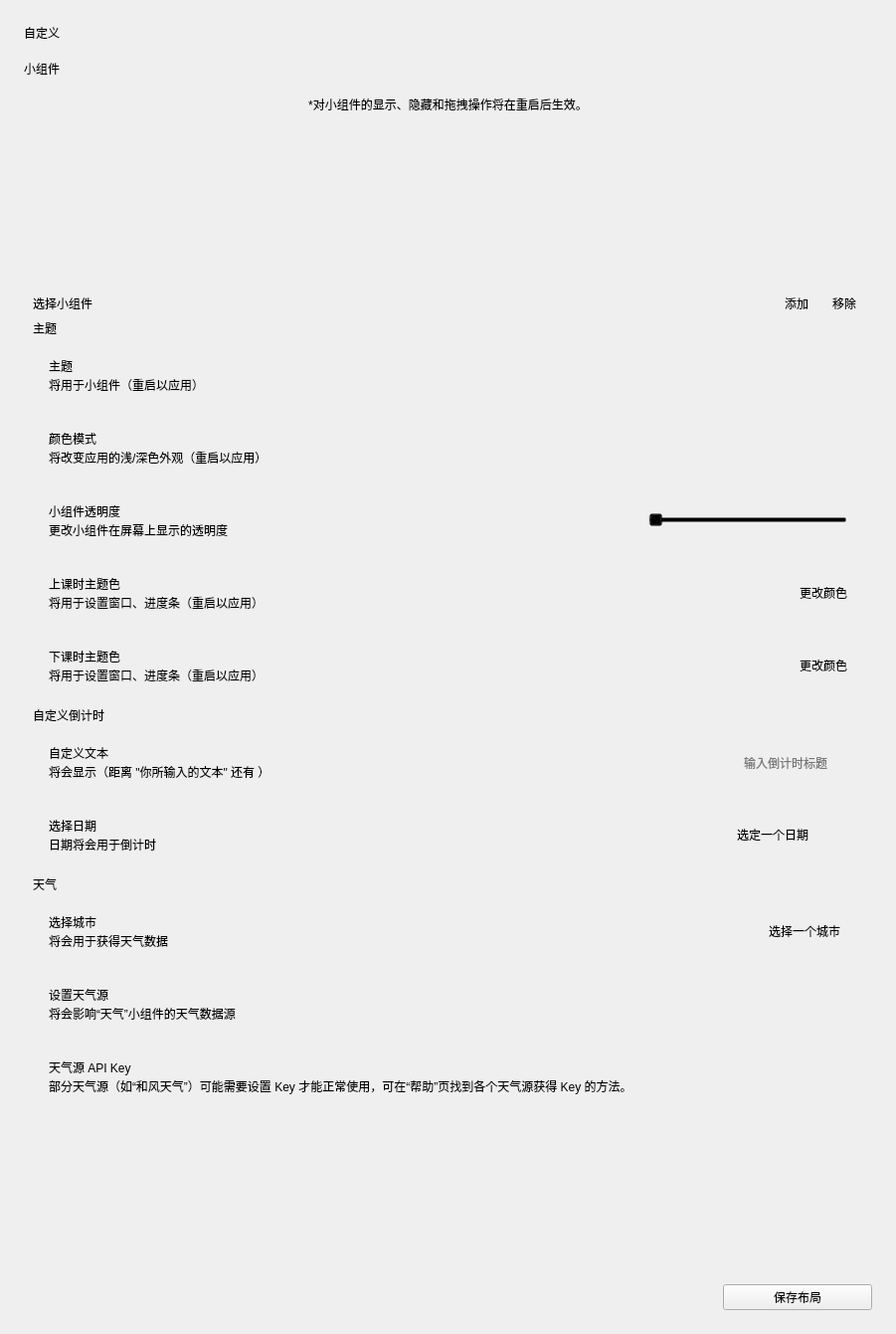
<?xml version="1.0" encoding="UTF-8"?>
<ui version="4.0">
 <class>Form</class>
 <widget class="QWidget" name="Form">
  <property name="geometry">
   <rect>
    <x>0</x>
    <y>0</y>
    <width>901</width>
    <height>1341</height>
   </rect>
  </property>
  <property name="windowTitle">
   <string>Form</string>
  </property>
  <layout class="QVBoxLayout" name="verticalLayout_2">
   <property name="spacing">
    <number>18</number>
   </property>
   <property name="leftMargin">
    <number>24</number>
   </property>
   <property name="topMargin">
    <number>24</number>
   </property>
   <property name="rightMargin">
    <number>24</number>
   </property>
   <property name="bottomMargin">
    <number>24</number>
   </property>
   <item>
    <widget class="TitleLabel" name="TitleLabel">
     <property name="text">
      <string>自定义</string>
     </property>
    </widget>
   </item>
   <item>
    <widget class="SubtitleLabel" name="SubtitleLabel">
     <property name="text">
      <string>小组件</string>
     </property>
    </widget>
   </item>
   <item>
    <layout class="QHBoxLayout" name="widgets_preview">
     <property name="spacing">
      <number>0</number>
     </property>
     <property name="sizeConstraint">
      <enum>QLayout::SetFixedSize</enum>
     </property>
    </layout>
   </item>
   <item>
    <widget class="CaptionLabel" name="CaptionLabel_3">
     <property name="text">
      <string>*对小组件的显示、隐藏和拖拽操作将在重启后生效。</string>
     </property>
     <property name="alignment">
      <set>Qt::AlignCenter</set>
     </property>
    </widget>
   </item>
   <item>
    <widget class="SmoothScrollArea" name="SmoothScrollArea">
     <property name="styleSheet">
      <string notr="true">background: transparent; border: none</string>
     </property>
     <property name="widgetResizable">
      <bool>true</bool>
     </property>
     <widget class="QWidget" name="scrollAreaWidgetContents">
      <property name="geometry">
       <rect>
        <x>0</x>
        <y>0</y>
        <width>853</width>
        <height>1082</height>
       </rect>
      </property>
      <layout class="QVBoxLayout" name="verticalLayout_9">
       <item>
        <widget class="ListWidget" name="widgets_list">
         <property name="sizePolicy">
          <sizepolicy hsizetype="Expanding" vsizetype="MinimumExpanding">
           <horstretch>0</horstretch>
           <verstretch>0</verstretch>
          </sizepolicy>
         </property>
         <property name="sizeAdjustPolicy">
          <enum>QAbstractScrollArea::AdjustToContents</enum>
         </property>
         <property name="dragDropMode">
          <enum>QAbstractItemView::DragDrop</enum>
         </property>
         <property name="defaultDropAction">
          <enum>Qt::MoveAction</enum>
         </property>
        </widget>
       </item>
       <item>
        <layout class="QHBoxLayout" name="horizontalLayout_3">
         <property name="spacing">
          <number>10</number>
         </property>
         <item>
          <widget class="BodyLabel" name="BodyLabel">
           <property name="sizePolicy">
            <sizepolicy hsizetype="Maximum" vsizetype="Preferred">
             <horstretch>0</horstretch>
             <verstretch>0</verstretch>
            </sizepolicy>
           </property>
           <property name="text">
            <string>选择小组件</string>
           </property>
          </widget>
         </item>
         <item>
          <widget class="ComboBox" name="widgets_combo">
           <property name="sizePolicy">
            <sizepolicy hsizetype="Expanding" vsizetype="Fixed">
             <horstretch>0</horstretch>
             <verstretch>0</verstretch>
            </sizepolicy>
           </property>
          </widget>
         </item>
         <item>
          <spacer name="horizontalSpacer">
           <property name="orientation">
            <enum>Qt::Horizontal</enum>
           </property>
           <property name="sizeHint" stdset="0">
            <size>
             <width>40</width>
             <height>20</height>
            </size>
           </property>
          </spacer>
         </item>
         <item>
          <widget class="PrimaryPushButton" name="add_widget">
           <property name="text">
            <string>  添加  </string>
           </property>
          </widget>
         </item>
         <item>
          <widget class="PushButton" name="remove_widget">
           <property name="text">
            <string>  移除  </string>
           </property>
          </widget>
         </item>
        </layout>
       </item>
       <item>
        <layout class="QVBoxLayout" name="verticalLayout_3">
         <property name="spacing">
          <number>3</number>
         </property>
         <item>
          <widget class="SubtitleLabel" name="SubtitleLabel_2">
           <property name="text">
            <string>主题</string>
           </property>
           <property name="pixelFontSize" stdset="0">
            <number>18</number>
           </property>
          </widget>
         </item>
         <item>
          <widget class="CardWidget" name="CardWidget_4">
           <property name="minimumSize">
            <size>
             <width>0</width>
             <height>70</height>
            </size>
           </property>
           <layout class="QHBoxLayout" name="horizontalLayout_4">
            <property name="leftMargin">
             <number>16</number>
            </property>
            <property name="topMargin">
             <number>16</number>
            </property>
            <property name="rightMargin">
             <number>16</number>
            </property>
            <property name="bottomMargin">
             <number>16</number>
            </property>
            <item>
             <layout class="QVBoxLayout" name="verticalLayout_7">
              <property name="spacing">
               <number>0</number>
              </property>
              <item>
               <widget class="StrongBodyLabel" name="StrongBodyLabel_3">
                <property name="text">
                 <string>主题</string>
                </property>
               </widget>
              </item>
              <item>
               <widget class="CaptionLabel" name="CaptionLabel_5">
                <property name="text">
                 <string>将用于小组件（重启以应用）</string>
                </property>
               </widget>
              </item>
             </layout>
            </item>
            <item>
             <widget class="ComboBox" name="combo_theme_select">
              <property name="sizePolicy">
               <sizepolicy hsizetype="Maximum" vsizetype="Fixed">
                <horstretch>0</horstretch>
                <verstretch>0</verstretch>
               </sizepolicy>
              </property>
             </widget>
            </item>
           </layout>
          </widget>
         </item>
         <item>
          <widget class="CardWidget" name="CardWidget_9">
           <property name="minimumSize">
            <size>
             <width>0</width>
             <height>70</height>
            </size>
           </property>
           <layout class="QHBoxLayout" name="horizontalLayout_11">
            <property name="leftMargin">
             <number>16</number>
            </property>
            <property name="topMargin">
             <number>16</number>
            </property>
            <property name="rightMargin">
             <number>16</number>
            </property>
            <property name="bottomMargin">
             <number>16</number>
            </property>
            <item>
             <layout class="QVBoxLayout" name="verticalLayout_15">
              <property name="spacing">
               <number>0</number>
              </property>
              <item>
               <widget class="StrongBodyLabel" name="StrongBodyLabel_9">
                <property name="text">
                 <string>颜色模式</string>
                </property>
               </widget>
              </item>
              <item>
               <widget class="CaptionLabel" name="CaptionLabel_10">
                <property name="text">
                 <string>将改变应用的浅/深色外观（重启以应用）</string>
                </property>
               </widget>
              </item>
             </layout>
            </item>
            <item>
             <widget class="ComboBox" name="combo_color_mode">
              <property name="sizePolicy">
               <sizepolicy hsizetype="Maximum" vsizetype="Fixed">
                <horstretch>0</horstretch>
                <verstretch>0</verstretch>
               </sizepolicy>
              </property>
             </widget>
            </item>
           </layout>
          </widget>
         </item>
         <item>
          <widget class="CardWidget" name="CardWidget_10">
           <property name="minimumSize">
            <size>
             <width>0</width>
             <height>70</height>
            </size>
           </property>
           <layout class="QHBoxLayout" name="horizontalLayout_12">
            <property name="leftMargin">
             <number>16</number>
            </property>
            <property name="topMargin">
             <number>16</number>
            </property>
            <property name="rightMargin">
             <number>16</number>
            </property>
            <property name="bottomMargin">
             <number>16</number>
            </property>
            <item>
             <layout class="QVBoxLayout" name="verticalLayout_16">
              <property name="spacing">
               <number>0</number>
              </property>
              <item>
               <widget class="StrongBodyLabel" name="StrongBodyLabel_11">
                <property name="text">
                 <string>小组件透明度</string>
                </property>
               </widget>
              </item>
              <item>
               <widget class="CaptionLabel" name="CaptionLabel_11">
                <property name="text">
                 <string>更改小组件在屏幕上显示的透明度</string>
                </property>
               </widget>
              </item>
             </layout>
            </item>
            <item>
             <widget class="Slider" name="slider_opacity">
              <property name="sizePolicy">
               <sizepolicy hsizetype="Maximum" vsizetype="Fixed">
                <horstretch>0</horstretch>
                <verstretch>0</verstretch>
               </sizepolicy>
              </property>
              <property name="minimumSize">
               <size>
                <width>200</width>
                <height>0</height>
               </size>
              </property>
              <property name="orientation">
               <enum>Qt::Horizontal</enum>
              </property>
             </widget>
            </item>
           </layout>
          </widget>
         </item>
         <item>
          <widget class="CardWidget" name="CardWidget_5">
           <property name="minimumSize">
            <size>
             <width>0</width>
             <height>70</height>
            </size>
           </property>
           <layout class="QHBoxLayout" name="horizontalLayout_8">
            <property name="leftMargin">
             <number>16</number>
            </property>
            <property name="topMargin">
             <number>16</number>
            </property>
            <property name="rightMargin">
             <number>16</number>
            </property>
            <property name="bottomMargin">
             <number>16</number>
            </property>
            <item>
             <layout class="QVBoxLayout" name="verticalLayout_10">
              <property name="spacing">
               <number>0</number>
              </property>
              <item>
               <widget class="StrongBodyLabel" name="StrongBodyLabel_7">
                <property name="text">
                 <string>上课时主题色</string>
                </property>
               </widget>
              </item>
              <item>
               <widget class="CaptionLabel" name="CaptionLabel_7">
                <property name="text">
                 <string>将用于设置窗口、进度条（重启以应用）</string>
                </property>
               </widget>
              </item>
             </layout>
            </item>
            <item>
             <widget class="PushButton" name="set_ac_color">
              <property name="sizePolicy">
               <sizepolicy hsizetype="Maximum" vsizetype="Fixed">
                <horstretch>0</horstretch>
                <verstretch>0</verstretch>
               </sizepolicy>
              </property>
              <property name="text">
               <string>更改颜色</string>
              </property>
             </widget>
            </item>
           </layout>
          </widget>
         </item>
         <item>
          <widget class="CardWidget" name="CardWidget_7">
           <property name="minimumSize">
            <size>
             <width>0</width>
             <height>70</height>
            </size>
           </property>
           <layout class="QHBoxLayout" name="horizontalLayout_7">
            <property name="leftMargin">
             <number>16</number>
            </property>
            <property name="topMargin">
             <number>16</number>
            </property>
            <property name="rightMargin">
             <number>16</number>
            </property>
            <property name="bottomMargin">
             <number>16</number>
            </property>
            <item>
             <layout class="QVBoxLayout" name="verticalLayout_8">
              <property name="spacing">
               <number>0</number>
              </property>
              <item>
               <widget class="StrongBodyLabel" name="StrongBodyLabel_4">
                <property name="text">
                 <string>下课时主题色</string>
                </property>
               </widget>
              </item>
              <item>
               <widget class="CaptionLabel" name="CaptionLabel_6">
                <property name="text">
                 <string>将用于设置窗口、进度条（重启以应用）</string>
                </property>
               </widget>
              </item>
             </layout>
            </item>
            <item>
             <widget class="PushButton" name="set_fc_color">
              <property name="sizePolicy">
               <sizepolicy hsizetype="Maximum" vsizetype="Fixed">
                <horstretch>0</horstretch>
                <verstretch>0</verstretch>
               </sizepolicy>
              </property>
              <property name="text">
               <string>更改颜色</string>
              </property>
             </widget>
            </item>
           </layout>
          </widget>
         </item>
        </layout>
       </item>
       <item>
        <layout class="QVBoxLayout" name="verticalLayout_5">
         <property name="spacing">
          <number>3</number>
         </property>
         <item>
          <widget class="SubtitleLabel" name="SubtitleLabel_3">
           <property name="text">
            <string>自定义倒计时</string>
           </property>
           <property name="pixelFontSize" stdset="0">
            <number>18</number>
           </property>
          </widget>
         </item>
         <item>
          <widget class="CardWidget" name="CardWidget">
           <property name="minimumSize">
            <size>
             <width>0</width>
             <height>70</height>
            </size>
           </property>
           <layout class="QHBoxLayout" name="horizontalLayout">
            <property name="leftMargin">
             <number>16</number>
            </property>
            <property name="topMargin">
             <number>16</number>
            </property>
            <property name="rightMargin">
             <number>16</number>
            </property>
            <property name="bottomMargin">
             <number>16</number>
            </property>
            <item>
             <layout class="QVBoxLayout" name="verticalLayout">
              <property name="spacing">
               <number>0</number>
              </property>
              <item>
               <widget class="StrongBodyLabel" name="StrongBodyLabel">
                <property name="text">
                 <string>自定义文本</string>
                </property>
               </widget>
              </item>
              <item>
               <widget class="CaptionLabel" name="CaptionLabel">
                <property name="text">
                 <string>将会显示（距离 &quot;你所输入的文本&quot; 还有 ）</string>
                </property>
               </widget>
              </item>
             </layout>
            </item>
            <item>
             <widget class="LineEdit" name="set_wcc_title">
              <property name="sizePolicy">
               <sizepolicy hsizetype="Maximum" vsizetype="Fixed">
                <horstretch>0</horstretch>
                <verstretch>0</verstretch>
               </sizepolicy>
              </property>
              <property name="placeholderText">
               <string>输入倒计时标题</string>
              </property>
             </widget>
            </item>
           </layout>
          </widget>
         </item>
         <item>
          <widget class="CardWidget" name="CardWidget_3">
           <property name="minimumSize">
            <size>
             <width>0</width>
             <height>70</height>
            </size>
           </property>
           <layout class="QHBoxLayout" name="horizontalLayout_5">
            <property name="leftMargin">
             <number>16</number>
            </property>
            <property name="topMargin">
             <number>16</number>
            </property>
            <property name="rightMargin">
             <number>16</number>
            </property>
            <property name="bottomMargin">
             <number>16</number>
            </property>
            <item>
             <layout class="QVBoxLayout" name="verticalLayout_6">
              <property name="spacing">
               <number>0</number>
              </property>
              <item>
               <widget class="StrongBodyLabel" name="StrongBodyLabel_5">
                <property name="text">
                 <string>选择日期</string>
                </property>
               </widget>
              </item>
              <item>
               <widget class="CaptionLabel" name="CaptionLabel_2">
                <property name="text">
                 <string>日期将会用于倒计时</string>
                </property>
               </widget>
              </item>
             </layout>
            </item>
            <item>
             <widget class="CalendarPicker" name="set_countdown_date">
              <property name="sizePolicy">
               <sizepolicy hsizetype="Fixed" vsizetype="Fixed">
                <horstretch>0</horstretch>
                <verstretch>0</verstretch>
               </sizepolicy>
              </property>
              <property name="minimumSize">
               <size>
                <width>150</width>
                <height>0</height>
               </size>
              </property>
              <property name="text">
               <string>选定一个日期</string>
              </property>
             </widget>
            </item>
           </layout>
          </widget>
         </item>
        </layout>
       </item>
       <item>
        <layout class="QVBoxLayout" name="verticalLayout_13">
         <property name="spacing">
          <number>3</number>
         </property>
         <item>
          <widget class="SubtitleLabel" name="SubtitleLabel_5">
           <property name="text">
            <string>天气</string>
           </property>
           <property name="pixelFontSize" stdset="0">
            <number>18</number>
           </property>
          </widget>
         </item>
         <item>
          <widget class="CardWidget" name="CardWidget_8">
           <property name="minimumSize">
            <size>
             <width>0</width>
             <height>70</height>
            </size>
           </property>
           <layout class="QHBoxLayout" name="horizontalLayout_10">
            <property name="leftMargin">
             <number>16</number>
            </property>
            <property name="topMargin">
             <number>16</number>
            </property>
            <property name="rightMargin">
             <number>16</number>
            </property>
            <property name="bottomMargin">
             <number>16</number>
            </property>
            <item>
             <layout class="QVBoxLayout" name="verticalLayout_14">
              <property name="spacing">
               <number>0</number>
              </property>
              <item>
               <widget class="StrongBodyLabel" name="StrongBodyLabel_8">
                <property name="text">
                 <string>选择城市</string>
                </property>
               </widget>
              </item>
              <item>
               <widget class="CaptionLabel" name="CaptionLabel_9">
                <property name="text">
                 <string>将会用于获得天气数据</string>
                </property>
               </widget>
              </item>
             </layout>
            </item>
            <item>
             <widget class="PushButton" name="select_city">
              <property name="sizePolicy">
               <sizepolicy hsizetype="Maximum" vsizetype="Fixed">
                <horstretch>0</horstretch>
                <verstretch>0</verstretch>
               </sizepolicy>
              </property>
              <property name="text">
               <string>  选择一个城市  </string>
              </property>
             </widget>
            </item>
           </layout>
          </widget>
         </item>
         <item>
          <widget class="CardWidget" name="CardWidget_11">
           <property name="minimumSize">
            <size>
             <width>0</width>
             <height>70</height>
            </size>
           </property>
           <layout class="QHBoxLayout" name="horizontalLayout_14">
            <property name="leftMargin">
             <number>16</number>
            </property>
            <property name="topMargin">
             <number>16</number>
            </property>
            <property name="rightMargin">
             <number>16</number>
            </property>
            <property name="bottomMargin">
             <number>16</number>
            </property>
            <item>
             <layout class="QVBoxLayout" name="verticalLayout_18">
              <property name="spacing">
               <number>0</number>
              </property>
              <item>
               <widget class="StrongBodyLabel" name="StrongBodyLabel_12">
                <property name="text">
                 <string>设置天气源</string>
                </property>
               </widget>
              </item>
              <item>
               <widget class="CaptionLabel" name="CaptionLabel_13">
                <property name="text">
                 <string>将会影响“天气”小组件的天气数据源</string>
                </property>
               </widget>
              </item>
             </layout>
            </item>
            <item>
             <widget class="ComboBox" name="select_weather_api">
              <property name="sizePolicy">
               <sizepolicy hsizetype="Maximum" vsizetype="Fixed">
                <horstretch>0</horstretch>
                <verstretch>0</verstretch>
               </sizepolicy>
              </property>
             </widget>
            </item>
           </layout>
          </widget>
         </item>
         <item>
          <widget class="CardWidget" name="CardWidget_12">
           <property name="minimumSize">
            <size>
             <width>0</width>
             <height>70</height>
            </size>
           </property>
           <layout class="QHBoxLayout" name="horizontalLayout_16">
            <property name="leftMargin">
             <number>16</number>
            </property>
            <property name="topMargin">
             <number>16</number>
            </property>
            <property name="rightMargin">
             <number>16</number>
            </property>
            <property name="bottomMargin">
             <number>16</number>
            </property>
            <item>
             <layout class="QVBoxLayout" name="verticalLayout_20">
              <property name="spacing">
               <number>0</number>
              </property>
              <item>
               <widget class="StrongBodyLabel" name="StrongBodyLabel_14">
                <property name="text">
                 <string>天气源 API Key</string>
                </property>
               </widget>
              </item>
              <item>
               <widget class="CaptionLabel" name="CaptionLabel_15">
                <property name="text">
                 <string>部分天气源（如“和风天气”）可能需要设置 Key 才能正常使用，可在“帮助”页找到各个天气源获得 Key 的方法。</string>
                </property>
               </widget>
              </item>
             </layout>
            </item>
            <item>
             <widget class="LineEdit" name="api_key_edit">
              <property name="sizePolicy">
               <sizepolicy hsizetype="MinimumExpanding" vsizetype="Fixed">
                <horstretch>0</horstretch>
                <verstretch>0</verstretch>
               </sizepolicy>
              </property>
              <property name="maximumSize">
               <size>
                <width>275</width>
                <height>33</height>
               </size>
              </property>
             </widget>
            </item>
           </layout>
          </widget>
         </item>
        </layout>
       </item>
       <item>
        <spacer name="verticalSpacer">
         <property name="orientation">
          <enum>Qt::Vertical</enum>
         </property>
         <property name="sizeHint" stdset="0">
          <size>
           <width>20</width>
           <height>40</height>
          </size>
         </property>
        </spacer>
       </item>
      </layout>
     </widget>
    </widget>
   </item>
   <item>
    <layout class="QHBoxLayout" name="horizontalLayout_2">
     <item>
      <spacer name="horizontalSpacer_2">
       <property name="orientation">
        <enum>Qt::Horizontal</enum>
       </property>
       <property name="sizeHint" stdset="0">
        <size>
         <width>40</width>
         <height>20</height>
        </size>
       </property>
      </spacer>
     </item>
     <item>
      <widget class="PrimaryPushButton" name="save_config">
       <property name="sizePolicy">
        <sizepolicy hsizetype="Maximum" vsizetype="Fixed">
         <horstretch>0</horstretch>
         <verstretch>0</verstretch>
        </sizepolicy>
       </property>
       <property name="minimumSize">
        <size>
         <width>150</width>
         <height>0</height>
        </size>
       </property>
       <property name="text">
        <string>保存布局</string>
       </property>
      </widget>
     </item>
    </layout>
   </item>
  </layout>
 </widget>
 <customwidgets>
  <customwidget>
   <class>ComboBox</class>
   <extends>QPushButton</extends>
   <header>qfluentwidgets</header>
  </customwidget>
  <customwidget>
   <class>PushButton</class>
   <extends>QPushButton</extends>
   <header>qfluentwidgets</header>
  </customwidget>
  <customwidget>
   <class>PrimaryPushButton</class>
   <extends>PushButton</extends>
   <header>qfluentwidgets</header>
  </customwidget>
  <customwidget>
   <class>Slider</class>
   <extends>QSlider</extends>
   <header>qfluentwidgets</header>
  </customwidget>
  <customwidget>
   <class>CardWidget</class>
   <extends>QFrame</extends>
   <header>qfluentwidgets</header>
   <container>1</container>
  </customwidget>
  <customwidget>
   <class>SmoothScrollArea</class>
   <extends>QScrollArea</extends>
   <header>qfluentwidgets</header>
   <container>1</container>
  </customwidget>
  <customwidget>
   <class>CalendarPicker</class>
   <extends>QPushButton</extends>
   <header>qfluentwidgets</header>
  </customwidget>
  <customwidget>
   <class>CaptionLabel</class>
   <extends>QLabel</extends>
   <header>qfluentwidgets</header>
  </customwidget>
  <customwidget>
   <class>BodyLabel</class>
   <extends>QLabel</extends>
   <header>qfluentwidgets</header>
  </customwidget>
  <customwidget>
   <class>StrongBodyLabel</class>
   <extends>QLabel</extends>
   <header>qfluentwidgets</header>
  </customwidget>
  <customwidget>
   <class>SubtitleLabel</class>
   <extends>QLabel</extends>
   <header>qfluentwidgets</header>
  </customwidget>
  <customwidget>
   <class>TitleLabel</class>
   <extends>QLabel</extends>
   <header>qfluentwidgets</header>
  </customwidget>
  <customwidget>
   <class>LineEdit</class>
   <extends>QLineEdit</extends>
   <header>qfluentwidgets</header>
  </customwidget>
  <customwidget>
   <class>ListWidget</class>
   <extends>QListWidget</extends>
   <header>qfluentwidgets</header>
  </customwidget>
 </customwidgets>
 <resources/>
 <connections/>
</ui>
